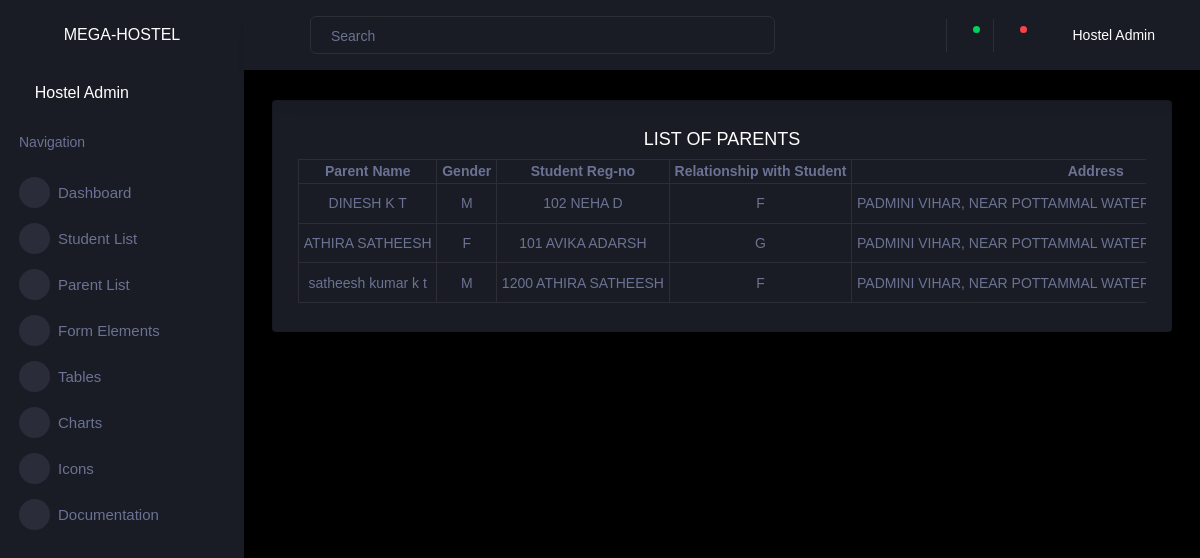
The page /viewParentList on the database its author committed.
### hostel_app/models.py (models this page shows)
class User_Parent(models.Model):
    user = models.ForeignKey('Register', on_delete=models.CASCADE)
    name = models.CharField(max_length=100)
    gender = models.CharField(max_length=10)
    address = models.TextField(max_length=150)
    student_reg_no = models.ForeignKey('User_Student', on_delete=models.DO_NOTHING) #connecting_student_and_parent_via_reg_num
    relationship_with_student = models.CharField(max_length=10)
    contact_number = models.CharField(max_length=10)
    email = models.EmailField()

class User_Student(models.Model):
    user = models.ForeignKey('Register', on_delete=models.CASCADE)
    name = models.CharField(max_length=100)
    dob = models.DateField()
    gender = models.CharField(max_length=10)
    address = models.TextField(max_length=100)
    reg_no = models.CharField(max_length=10)
    department = models.CharField(max_length=100)
    contact_number = models.CharField(max_length=10)
    email = models.EmailField()
    emergency_contact_number = models.CharField(max_length=10)
    photo = models.FileField(upload_to='documents/')
    def __str__(self):
        return f'{self.reg_no} {self.name}'

### hostel_app/views.py (the view)
# urls.py: path('viewParentList', views.viewParentList, name='viewParentList'),
def viewParentList(request):
    data = User_Parent.objects.all()
    return render(request, "admin/admins_viewParentList.html", {'data': data})

### templates/admin/admins_viewParentList.html (shortened to what this page needs)
{% extends 'admin/index_admin.html' %}
{% load crispy_forms_filters %}
{% block content %}
<h4 style="text-align: center">LIST OF PARENTS</h4>
<table class="table table-bordered table-sm" style="text-align: center" >
    <tr>
        <th>Parent Name</th>
        <th>Gender</th>
        <th>Student Reg-no</th>
        <th>Relationship with Student</th>
        <th>Address</th>
    </tr>
    {% for x in data %}
    <tr>
        <td>{{ x.name }}</td>
        <td>{{x.gender}}</td>
        <td>{{x.student_reg_no}}</td>
        <td>{{x.relationship_with_student}}</td>
        <td>{{x.address}}</td>
    </tr>
    {% endfor %}
</table>
{% endblock %}

### templates/admin/index_admin.html (shortened to what this page needs)
<!DOCTYPE html>
{% load static %}
<html lang="en">
  <head>
    <link rel="stylesheet" href=" {% static 'assets/vendors/mdi/css/materialdesignicons.min.css' %} ">
    <link rel="stylesheet" href=" {% static 'assets/vendors/css/vendor.bundle.base.css' %} ">
    <link rel="stylesheet" href=" {% static 'assets/vendors/jvectormap/jquery-jvectormap.css' %} ">
    <link rel="stylesheet" href=" {% static 'assets/vendors/flag-icon-css/css/flag-icon.min.css' %} ">
    <link rel="stylesheet" href=" {% static 'assets/vendors/owl-carousel-2/owl.carousel.min.css' %} ">
    <link rel="stylesheet" href=" {% static 'assets/vendors/owl-carousel-2/owl.theme.default.min.css' %} ">
    <link rel="stylesheet" href=" {% static 'assets/css/style.css' %} ">
  </head>
  <body>
    <div class="container-scroller">
      <nav class="sidebar sidebar-offcanvas" id="sidebar">
        <div class="sidebar-brand-wrapper d-none d-lg-flex align-items-center justify-content-center fixed-top">
          <span>MEGA-HOSTEL</span>
        </div>
        <ul class="nav">
          <li class="nav-item profile">
            <div class="profile-desc">
              <div class="profile-pic">
                <div class="profile-name">
                  <h5 class="mb-0 font-weight-normal">Hostel Admin</h5>
                </div>
              </div>
              <a href="#" id="profile-dropdown" data-toggle="dropdown"><i class="mdi mdi-dots-vertical"></i></a>
            </div>
          </li>
          <li class="nav-item nav-category">
            <span class="nav-link">Navigation</span>
          </li>
          <li class="nav-item menu-items">
            <a class="nav-link" href=" {% static 'index.html' %} ">
              <span class="menu-icon">
                <i class="mdi mdi-speedometer"></i>
              </span>
              <span class="menu-title">Dashboard</span>
            </a>
          </li>
          <li class="nav-item menu-items">
            <a class="nav-link" data-toggle="collapse" href="#ui-basic" aria-expanded="false" aria-controls="ui-basic">
              <span class="menu-icon">
                <i class="mdi mdi-laptop"></i>
              </span>
              <span class="menu-title">Student List</span>
              <i class="menu-arrow"></i>
            </a>
          </li>
          <li class="nav-item menu-items">
            <a class="nav-link" data-toggle="collapse" href="#ui-basic1" aria-expanded="false" aria-controls="ui-basic">
              <span class="menu-icon">
                <i class="mdi mdi-laptop"></i>
              </span>
              <span class="menu-title">Parent List</span>
              <i class="menu-arrow"></i>
            </a>
          </li>
          <li class="nav-item menu-items">
            <a class="nav-link" href=" {% static 'pages/forms/basic_elements.html' %} ">
              <span class="menu-icon">
                <i class="mdi mdi-playlist-play"></i>
              </span>
              <span class="menu-title">Form Elements</span>
            </a>
          </li>
          <li class="nav-item menu-items">
            <a class="nav-link" href=" {% static 'pages/tables/basic-table.html' %} ">
              <span class="menu-icon">
                <i class="mdi mdi-table-large"></i>
              </span>
              <span class="menu-title">Tables</span>
            </a>
          </li>
          <li class="nav-item menu-items">
            <a class="nav-link" href=" {% static 'pages/charts/chartjs.html' %} ">
              <span class="menu-icon">
                <i class="mdi mdi-chart-bar"></i>
              </span>
              <span class="menu-title">Charts</span>
            </a>
          </li>
          <li class="nav-item menu-items">
            <a class="nav-link" href=" {% static 'pages/icons/mdi.html' %} ">
              <span class="menu-icon">
                <i class="mdi mdi-contacts"></i>
              </span>
              <span class="menu-title">Icons</span>
            </a>
          </li>
          <li class="nav-item menu-items">
            <a class="nav-link" href="http://www.bootstrapdash.com/demo/corona-free/jquery/documentation/documentation.html">
              <span class="menu-icon">
                <i class="mdi mdi-file-document-box"></i>
              </span>
              <span class="menu-title">Documentation</span>
            </a>
          </li>
        </ul>
      </nav>
      <div class="container-fluid page-body-wrapper">
        <nav class="navbar p-0 fixed-top d-flex flex-row">
          <div class="navbar-menu-wrapper flex-grow d-flex align-items-stretch">
            <button class="navbar-toggler navbar-toggler align-self-center" type="button" data-toggle="minimize">
              <span class="mdi mdi-menu"></span>
            </button>
            <ul class="navbar-nav w-100">
              <li class="nav-item w-100">
                <form class="nav-link mt-2 mt-md-0 d-none d-lg-flex search">
                  <input type="text" class="form-control" placeholder="Search">
                </form>
              </li>
            </ul>
            <ul class="navbar-nav navbar-nav-right">
              <li class="nav-item dropdown border-left">
                <a class="nav-link count-indicator dropdown-toggle" id="messageDropdown" href="#" data-toggle="dropdown" aria-expanded="false">
                  <i class="mdi mdi-email"></i>
                  <span class="count bg-success"></span>
                </a>
              </li>
              <li class="nav-item dropdown border-left">
                <a class="nav-link count-indicator dropdown-toggle" id="notificationDropdown" href="#" data-toggle="dropdown">
                  <i class="mdi mdi-bell"></i>
                  <span class="count bg-danger"></span>
                </a>
              </li>
              <li class="nav-item dropdown">
                <a class="nav-link" id="profileDropdown" href="#" data-toggle="dropdown">
                  <div class="navbar-profile">
                    <p class="mb-0 d-none d-sm-block navbar-profile-name">Hostel Admin</p>
                    <i class="mdi mdi-menu-down d-none d-sm-block"></i>
                  </div>
                </a>
              </li>
            </ul>
          </div>
        </nav>
        <div class="main-panel">
          <div class="content-wrapper">
            <div class="row">
              <div class="col-12 grid-margin">
                <div class="card">
              <div class="card-body">
            <div class="table-responsive">
              {% block content %}
                {% endblock %}
            </div>
              </div>
              </div>
              </div>
              </div>
              </div>
            </div>
        </div>
      </div>
  </body>
</html>

### rows shown on the page
User_Parent: name "DINESH K T", gender "M", student_reg_no "102 NEHA D", relationship_with_student "F", address "PADMINI VIHAR, NEAR POTTAMMAL…"
User_Parent: name "ATHIRA SATHEESH", gender "F", student_reg_no "101 AVIKA ADARSH", relationship_with_student "G", address "PADMINI VIHAR, NEAR POTTAMMAL…"
User_Parent: name "satheesh kumar k t", gender "M", student_reg_no "1200 ATHIRA SATHEESH", relationship_with_student "F", address "PADMINI VIHAR, NEAR POTTAMMAL…"
